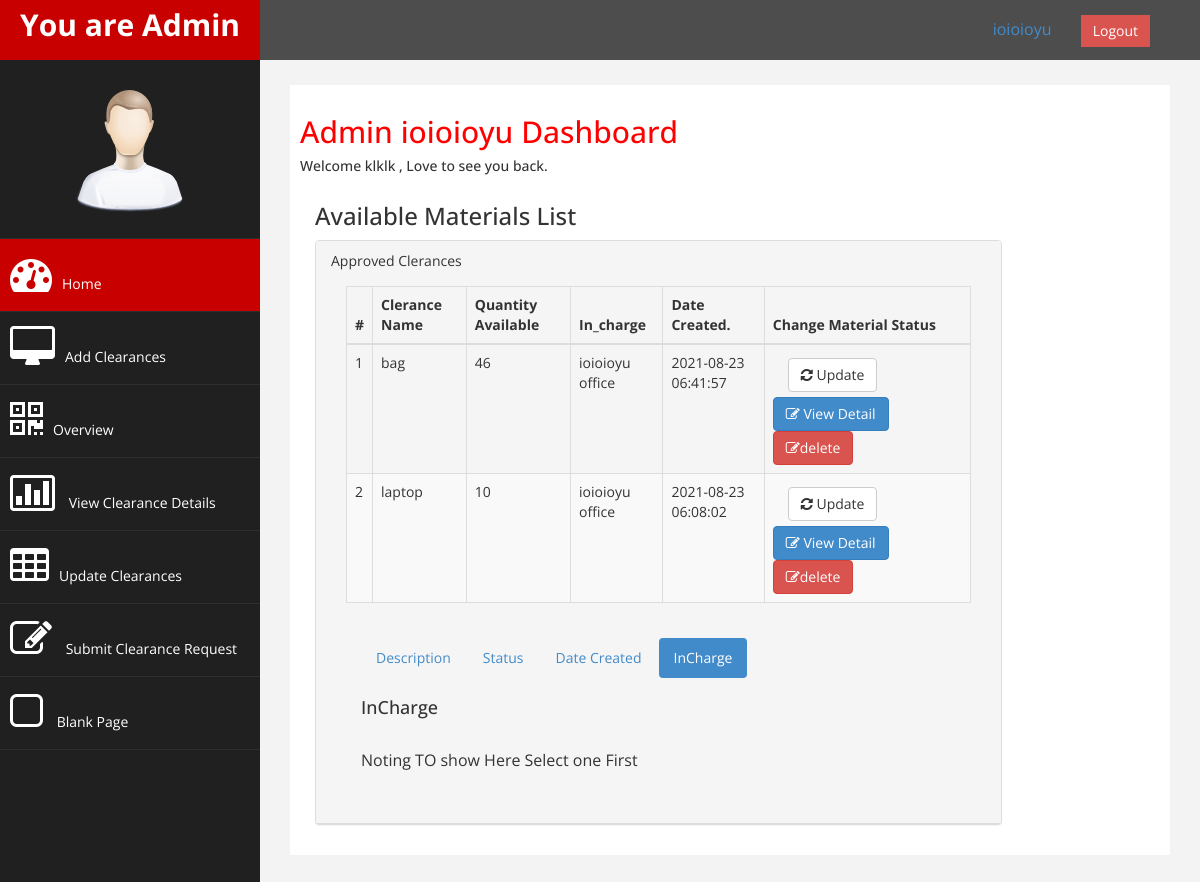
Screenshot of /pages/materials.php (signed in) with the database file from the repository.
### tables this page shows
CREATE TABLE `material` (
  `id` int(11) NOT NULL,
  `name` varchar(255) NOT NULL,
  `in_charge` int(11) NOT NULL,
  `available_quantity` int(11) NOT NULL,
  `description` text NOT NULL,
  `date` timestamp NOT NULL DEFAULT current_timestamp()
);

### pages/materials.php (the view, shortened to what this page needs)
<?php
include "../db.inc.php";
if (!isset($_SESSION['id'])) {
    header("Location:../login.php?error=Login Here First!");
} else {
    $detail_1 = false;
?>
    <!DOCTYPE html>
    <html xmlns="http://www.w3.org/1999/xhtml">
    <head>
        <link href="../css/bootstrap.css" rel="stylesheet" />
        <link href="../css/font-awesome.css" rel="stylesheet" />
        <link href="../js/morris/morris-0.4.3.min.css" rel="stylesheet" />
        <link href="../css/custom.css" rel="stylesheet" />
    </head>
    <body>
        <div id="wrapper">
            <nav class="navbar navbar-default navbar-cls-top " role="navigation" style="margin-bottom: 0">
                <div class="navbar-header">
                    <a class="navbar-brand" href="index.html">You are <?php echo $_SESSION['user_role'] ?></a>
                </div>
                <div style="color: white;
padding: 15px 50px 5px 50px;
float: right;
font-size: 16px;"> <a style="margin-right: 25px;"><?php echo $_SESSION['office'] . '   '  ?> </a> <a href="./logout.php" class="btn btn-danger square-btn-adjust">Logout</a> </div>
            </nav>
            <nav class="navbar-default navbar-side" role="navigation">
                <div class="sidebar-collapse">
                    <ul class="nav" id="main-menu">
                        <li class="text-center">
                            <img src="../img/find_user.png" class="user-image img-responsive" />
                        </li>
                        <li>
                            <a class="active-menu" href="./index.php"><i class="fa fa-dashboard fa-3x"></i>Home</a>
                        </li>
                        <li>
                            <a href="./addClerance.php"><i class="fa fa-desktop fa-3x"></i>Add Clearances</a>
                        </li>
                        <li>
                            <a href="./index.php"><i class="fa fa-qrcode fa-3x"></i>Overview</a>
                        </li>
                        <li>
                            <a href="./index.php"><i class="fa fa-bar-chart-o fa-3x"></i> View Clearance Details</a>
                        </li>
                        <li>
                            <a href="./index.php"><i class="fa fa-table fa-3x"></i>Update Clearances</a>
                        </li>
                        <li>
                            <a href="form.html"><i class="fa fa-edit fa-3x"></i> Submit Clearance Request </a>
                        </li>
                        <li>
                            <a href="blank.html"><i class="fa fa-square-o fa-3x"></i> Blank Page</a>
                        </li>
                    </ul>
                </div>
            </nav>
            <div id="page-wrapper">
                <div id="page-inner">
                    <div class="row">
                        <div class="col-md-12">
                            <h2>Admin <?php echo $_SESSION['office'] . '   '  ?> Dashboard</h2>
                            <h5>Welcome <?php echo $_SESSION['userName'] ?> , Love to see you back. </h5>
                        </div>
                    </div>
                    <div class="row">
                        <div class="col-md-12">
                            <div class="col-md-10">
                                <h3>Available Materials List</h3>
                                <div class="panel panel-default">
                                    <div class="panel-heading">
                                        Approved Clerances
                                        <div class="panel-body">
                                            <div class="table-responsive">
                                                <table class="table table-striped table-bordered table-hover">
                                                    <thead>
                                                        <tr>
                                                            <th>#</th>
                                                            <th>Clerance Name</th>
                                                            <th>Quantity Available</th>
                                                            <th>In_charge</th>
                                                            <th>Date Created.</th>
                                                            <th>Change Material Status</th>
                                                        </tr>
                                                    </thead>
                                                    <tbody>
                                                        <form action="" method="POST">
                                                            <?php
                                                            $office = $_SESSION['office_id'];
                                                            $sql = "SELECT * FROM `material` ORDERD  where in_charge = $office ORDER BY -date ";
                                                            $result = mysqli_query($conn, $sql);
                                                            if ($result->num_rows > 0) {
                                                                $count = 0;
                                                                while ($row = mysqli_fetch_assoc($result)) {
                                                                    $count += 1;
                                                            ?>
                                                                    <tr>
                                                                        <td><?php echo $count; ?></td>
                                                                        <td><?php echo $row['name'] ?></td>
                                                                        <td><?php echo $row['available_quantity'] ?></td>
                                                                        <td><?php echo $_SESSION['office'] . ' office' ?></td>
                                                                        <td><?php echo $row['date'] ?></td>
                                                                        <td><a href="./updateMaterial.php?id=<?php echo $row['id'] ?>" style="margin:5px 15px;" name="update" class="btn btn-default"><i class=" fa fa-refresh "></i> Update</a><button name="view_detail_1" type="submit" class="btn btn-primary"><i class="fa fa-edit "></i> View Detail</button> <button name="delete_m" type="submit" class="btn btn-danger"><i class="fa fa-edit "></i>delete</button> </td>
                                                                    </tr>
                                                            <?php }
                                                            } ?>
                                                        </form>
                                                    </tbody>
                                                </table>
                                            </div>
                                            <?php
                                            if ($detail_1) {
                                            ?>
                                                Detail Tabs
                                                <div class="panel-body">
                                                    <ul class="nav nav-pills">
                                                        <li class=""><a href="#home-pills" data-toggle="tab">Description</a>
                                                        </li>
                                                        <li class=""><a href="#profile-pills" data-toggle="tab">Status</a>
                                                        </li>
                                                        <li class=""><a href="#messages-pills" data-toggle="tab">Date Created</a>
                                                        </li>
                                                        <li class="active"><a href="#settings-pills" data-toggle="tab">InCharge</a>
                                                        </li>
                                                    </ul>
                                                    <div class="tab-content">
                                                        <div class="tab-pane fade" id="home-pills">
                                                            <h4>Description</h4>
                                                            <p><?php echo $desc ?>.</p>
                                                            <p><?php echo "Available Quantity " . " " . $ful_n ?>.</p>
                                                            <p>Name <?php echo $it_name ?></p>
                                                        </div>
                                                        <div class="tab-pane fade" id="messages-pills">
                                                            <h4>Material Creation Date</h4>
                                                            <p><?php echo $created ?>.</p>
                                                        </div>
                                                        <div class="tab-pane fade active in" id="settings-pills">
                                                            <h4>InCharge Of Controlling this Clerance and Management</h4>
                                                            <p><?php echo $_SESSION['office'] . ' office' ?>.</p>
                                                        </div>
                                                    </div>
                                                </div>
                                        </div>
                                    <?php } else { ?>
                                        <div class="panel-body">
                                            <ul class="nav nav-pills">
                                                <li class=""><a href="#home-pills" data-toggle="tab">Description</a>
                                                </li>
                                                <li class=""><a href="#profile-pills" data-toggle="tab">Status</a>
                                                </li>
                                                <li class=""><a href="#messages-pills" data-toggle="tab">Date Created</a>
                                                </li>
                                                <li class="active"><a href="#settings-pills" data-toggle="tab">InCharge</a>
                                                </li>
                                            </ul>
                                            <div class="tab-content">
                                                <div class="tab-pane fade active in" id="settings-pills">
                                                    <h4>InCharge</h4>
                                                    <p>Noting TO show Here Select one First</p>
                                                </div>
                                            </div>
                                        </div>
                                    </div>
                                <?php } ?>
                                </div>
                            </div>
                        </div>
                    </div>
                </div>
            </div>
        </div>
        </div>
    </body>
    </html>
<?php } ?>

### css/custom.css (style rules this page uses)
body { font-family: 'Open Sans', sans-serif; }
#wrapper { width: 100%; background:#202020; }
#page-wrapper { padding: 15px 15px; min-height: 600px; background:#F3F3F3; }
#page-inner { width:100%; margin:10px 20px 10px 0px; background-color:#fff!important; padding:10px; min-height:1200px; }
.text-center { text-align:center; }
h2 { color: #f00; }
h4 { padding-top:10px; }
.square-btn-adjust { border: 0px solid transparent; -webkit-border-radius: 0px; -moz-border-radius: 0px; border-radius: 0px; }
p { font-size:16px; line-height:25px; padding-top:20px; }
.user-image { margin: 25px auto; -webkit-border-radius: 10px; -moz-border-radius: 10px; border-radius: 10px; max-height:170px; max-width:170px; }
.navbar-cls-top .navbar-brand { color: #fff; background: #C90000; width: 260px; text-align: center; height: 60px; font-size: 30px; font-weight: 700; }
.active-menu { background-color:#C90000!important; }
.sidebar-collapse , .sidebar-collapse .nav { background:none; }
.sidebar-collapse .nav { padding:0; }
.sidebar-collapse .nav > li > a { color:#fff; background:#202020; text-shadow:none; }
.sidebar-collapse > .nav > li > a { padding:15px 10px; }
.sidebar-collapse > .nav > li { border-bottom: 1px solid rgba(107, 108, 109, 0.19); }
.navbar-side { border:none; background-color: #202020; }
.navbar-cls-top { background:#4D4D4D; border-bottom:none; }
.navbar-default { border:0px solid black; }
.navbar-header { background: #A70303; }
.nav > li > a > i { margin-right:10px; }
@media (min-width:768px) { #page-wrapper { margin: 0 0 0 260px; padding: 15px 30px; min-height: 1200px; } }
@media (min-width:768px) { .navbar-side { z-index: 1; position: absolute; width: 260px; } }
@media (min-width:768px) { .navbar { border-radius: 0px; } }

### pages/materials.php (style rules this page uses)
#page-inner { min-height: 50px !important; }

### rows the page displays
material: name "bag", available_quantity "46", date "2021-08-23 06:41:57"
material: name "laptop", available_quantity "10", date "2021-08-23 06:08:02"

### other values shown
$_SESSION['user_role'] "Admin"
$_SESSION['office'] "ioioioyu"
$_SESSION['userName'] "klklk"
